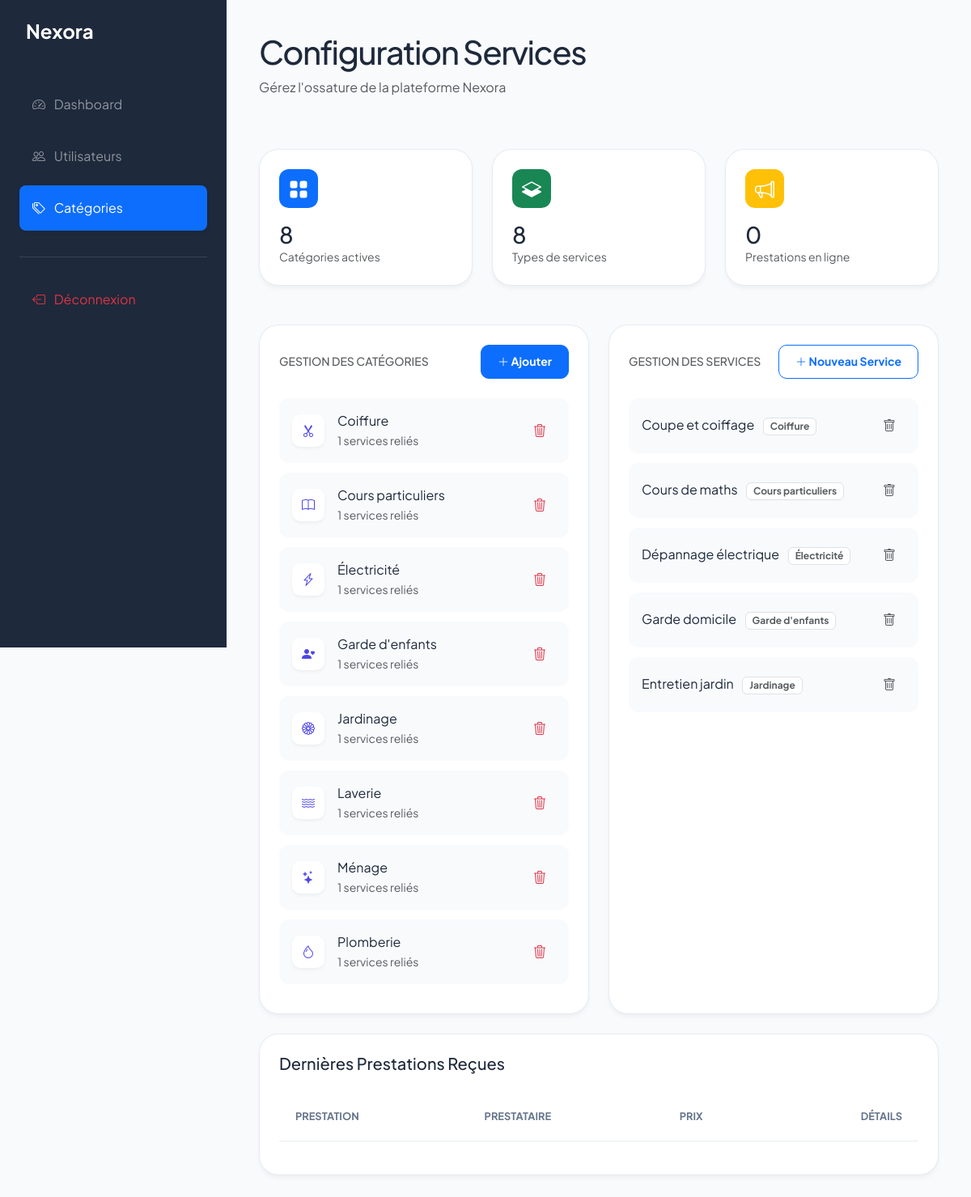
/pages/admin/categories.php (signed in), run on the app's committed database.
### tables this page shows
CREATE TABLE IF NOT EXISTS Categorie (
    id_categorie   INT AUTO_INCREMENT,
    nom_categorie  VARCHAR(100) NOT NULL,
    icone_categorie VARCHAR(50) DEFAULT 'bi-tag',  
    PRIMARY KEY (id_categorie)
);

CREATE TABLE IF NOT EXISTS Service (
    id_service   INT AUTO_INCREMENT,
    nom_service  VARCHAR(100) NOT NULL,
    id_categorie INT NOT NULL,
    PRIMARY KEY (id_service),
    FOREIGN KEY (id_categorie) REFERENCES Categorie(id_categorie)
);

### includes/functions.php (called while the page is built, shortened)
<?php
function e(?string $v): string {
    return htmlspecialchars($v ?? '', ENT_QUOTES, 'UTF-8');
}

### pages/admin/categories.php (the view, shortened to what this page needs)
<?php
require_once __DIR__ . '/../../includes/functions.php';
$db = getDB();
$categories = $db->query("SELECT c.*, COUNT(s.id_service) AS nb_services FROM Categorie c LEFT JOIN Service s ON s.id_categorie = c.id_categorie GROUP BY c.id_categorie ORDER BY c.nom_categorie ASC")->fetchAll();
$services = $db->query("SELECT s.*, c.nom_categorie FROM Service s JOIN Categorie c ON c.id_categorie = s.id_categorie ORDER BY c.nom_categorie ASC, s.nom_service ASC")->fetchAll();
$offres = $db->query("SELECT p.*, s.nom_service, u.nom_utilisateur, u.prenom_utilisateur FROM Prestation p JOIN Service s ON s.id_service = p.id_service JOIN Utilisateur u ON u.id_utilisateur = p.id_utilisateur ORDER BY p.id_prestation DESC LIMIT 10")->fetchAll();
?>
<!DOCTYPE html>
<html lang="fr">
<head>
    <link rel="stylesheet" href="https://cdn.jsdelivr.net/npm/bootstrap@5.3.3/dist/css/bootstrap.min.css">
    <link rel="stylesheet" href="https://cdn.jsdelivr.net/npm/bootstrap-icons@1.11.3/font/bootstrap-icons.min.css">
</head>
<body>
<nav class="sidebar">
    <div class="mb-5 px-2">
        <h4 class="fw-bold text-white"><?= APP_NAME ?></h4>
    </div>
    <div class="nav flex-column gap-2">
        <a href="dashboard.php" class="nav-link text-white-50 p-3"><i class="bi bi-speedometer2 me-2"></i> Dashboard</a>
        <a href="users.php" class="nav-link text-white-50 p-3"><i class="bi bi-people me-2"></i> Utilisateurs</a>
        <a href="categories.php" class="nav-link text-white bg-primary rounded-3 p-3 shadow-sm"><i class="bi bi-tags me-2"></i> Catégories</a>
        <hr class="text-white-50 mt-4">
        <a href="<?= APP_URL ?>/actions/logout_action.php" class="nav-link text-danger p-3"><i class="bi bi-box-arrow-left me-2"></i> Déconnexion</a>
    </div>
</nav>
<div class="main-wrapper">
    <div class="row mb-5">
        <div class="col-md-12">
            <h1 class="fw-800" style="letter-spacing: -1.5px;">Configuration Services</h1>
            <p class="text-muted">Gérez l'ossature de la plateforme Nexora</p>
        </div>
    </div>
    <div class="row g-4 mb-5">
        <div class="col-md-4">
            <div class="glass-card">
                <div class="stat-icon bg-primary text-white"><i class="bi bi-grid-fill"></i></div>
                <h3 class="fw-800 m-0"><?= count($categories) ?></h3>
                <p class="text-muted m-0 small">Catégories actives</p>
            </div>
        </div>
        <div class="col-md-4">
            <div class="glass-card">
                <div class="stat-icon bg-success text-white"><i class="bi bi-layers-half"></i></div>
                <h3 class="fw-800 m-0"><?= count($services) ?></h3>
                <p class="text-muted m-0 small">Types de services</p>
            </div>
        </div>
        <div class="col-md-4">
            <div class="glass-card">
                <div class="stat-icon bg-warning text-white"><i class="bi bi-megaphone"></i></div>
                <h3 class="fw-800 m-0"><?= count($offres) ?></h3>
                <p class="text-muted m-0 small">Prestations en ligne</p>
            </div>
        </div>
    </div>
    <div class="row g-4">
        <div class="col-lg-6">
            <div class="glass-card">
                <div class="d-flex justify-content-between align-items-center mb-4">
                    <h5 class="fw-800 m-0 text-uppercase small text-muted">Gestion des Catégories</h5>
                    <button class="btn btn-primary btn-add btn-sm" data-bs-toggle="collapse" data-bs-target="#formCat">
                        <i class="bi bi-plus-lg"></i> Ajouter
                    </button>
                </div>
                <?php foreach ($categories as $c): ?>
                <div class="action-list-item">
                    <div class="d-flex align-items-center">
                        <div class="icon-box"><i class="bi <?= e($c['icone_categorie'] ?? 'bi-tag') ?>"></i></div>
                        <div>
                            <span class="fw-700 d-block"><?= e($c['nom_categorie']) ?></span>
                            <span class="small text-muted"><?= $c['nb_services'] ?> services reliés</span>
                        </div>
                    </div>
                    <form action="<?= APP_URL ?>/actions/admin/manage_categorie.php" method="POST">
                        <button class="btn border-0 text-danger"><i class="bi bi-trash3"></i></button>
                    </form>
                </div>
                <?php endforeach; ?>
            </div>
        </div>
        <div class="col-lg-6">
            <div class="glass-card">
                <div class="d-flex justify-content-between align-items-center mb-4">
                    <h5 class="fw-800 m-0 text-uppercase small text-muted">Gestion des Services</h5>
                    <button class="btn btn-outline-primary btn-add btn-sm" data-bs-toggle="collapse" data-bs-target="#formServ">
                        <i class="bi bi-plus-lg"></i> Nouveau Service
                    </button>
                </div>
                <div style="max-height: 400px; overflow-y: auto;">
                    <?php foreach ($services as $sv): ?>
                    <div class="action-list-item">
                        <div>
                            <span class="fw-700"><?= e($sv['nom_service']) ?></span>
                            <span class="badge bg-white text-muted ms-2 border fw-600"><?= e($sv['nom_categorie']) ?></span>
                        </div>
                        <form action="<?= APP_URL ?>/actions/admin/manage_categorie.php" method="POST">
                            <button class="btn border-0 text-muted"><i class="bi bi-trash"></i></button>
                        </form>
                    </div>
                    <?php endforeach; ?>
                </div>
            </div>
        </div>
        <div class="col-12">
            <div class="glass-card">
                <h5 class="fw-800 mb-4">Dernières Prestations Reçues</h5>
                <div class="table-responsive">
                    <table class="table table-custom align-middle">
                        <thead>
                            <tr>
                                <th>Prestation</th>
                                <th>Prestataire</th>
                                <th>Prix</th>
                                <th class="text-end">Détails</th>
                            </tr>
                        </thead>
                    </table>
                </div>
            </div>
        </div>
    </div>
</div>
</body>
</html>

### pages/admin/categories.php (style rules this page uses)
:root { --sidebar-bg: #1e293b; --main-bg: #f8fafc; --accent: #4f46e5; }
body { background-color: var(--main-bg); font-family: 'Plus Jakarta Sans', sans-serif; color: #1e293b; }
.sidebar { width: 280px; background: var(--sidebar-bg); height: 100vh; position: fixed; color: white; padding: 1.5rem; }
.main-wrapper { margin-left: 280px; padding: 2.5rem; }
.glass-card { background: white; border-radius: 1.5rem; border: 1px solid rgba(226, 232, 240, 0.8); box-shadow: 0 4px 6px -1px rgba(0, 0, 0, 0.05); padding: 1.5rem; height: 100%; }
.stat-icon { width: 48px; height: 48px; border-radius: 12px; display: flex; align-items: center; justify-content: center; font-size: 1.5rem; margin-bottom: 1rem; }
.action-list-item { display: flex; align-items: center; justify-content: space-between; padding: 1rem; margin-bottom: 0.75rem; background: #f8fafc; border-radius: 12px; transition: all 0.2s; }
.icon-box { width: 40px; height: 40px; background: white; border-radius: 10px; display: flex; align-items: center; justify-content: center; color: var(--accent); box-shadow: 0 2px 4px rgba(0,0,0,0.05); margin-right: 1rem; }
.btn-add { border-radius: 10px; padding: 0.6rem 1.25rem; font-weight: 700; }
.table-custom thead th { background: transparent; border-bottom: 2px solid #f1f5f9; color: #64748b; font-size: 0.8rem; text-transform: uppercase; padding: 1.25rem; }

### data on the page
categorie: nom_categorie "Coiffure", nb_services "1"
categorie: nom_categorie "Cours particuliers", nb_services "1"
categorie: nom_categorie "Électricité", nb_services "1"
categorie: nom_categorie "Garde d'enfants", nb_services "1"
categorie: nom_categorie "Jardinage", nb_services "1"
categorie: nom_categorie "Laverie", nb_services "1"
categorie: nom_categorie "Ménage", nb_services "1"
categorie: nom_categorie "Plomberie", nb_services "1"
service: nom_service "Coupe et coiffage", id_categorie.nom_categorie "Coiffure"
service: nom_service "Cours de maths", id_categorie.nom_categorie "Cours particuliers"
service: nom_service "Dépannage électrique", id_categorie.nom_categorie "Électricité"
service: nom_service "Garde domicile", id_categorie.nom_categorie "Garde d'enfants"
service: nom_service "Entretien jardin", id_categorie.nom_categorie "Jardinage"

### other printed values
APP_NAME "Nexora"
count($categories) "8"
count($services) "8"
count($offres) "0"
